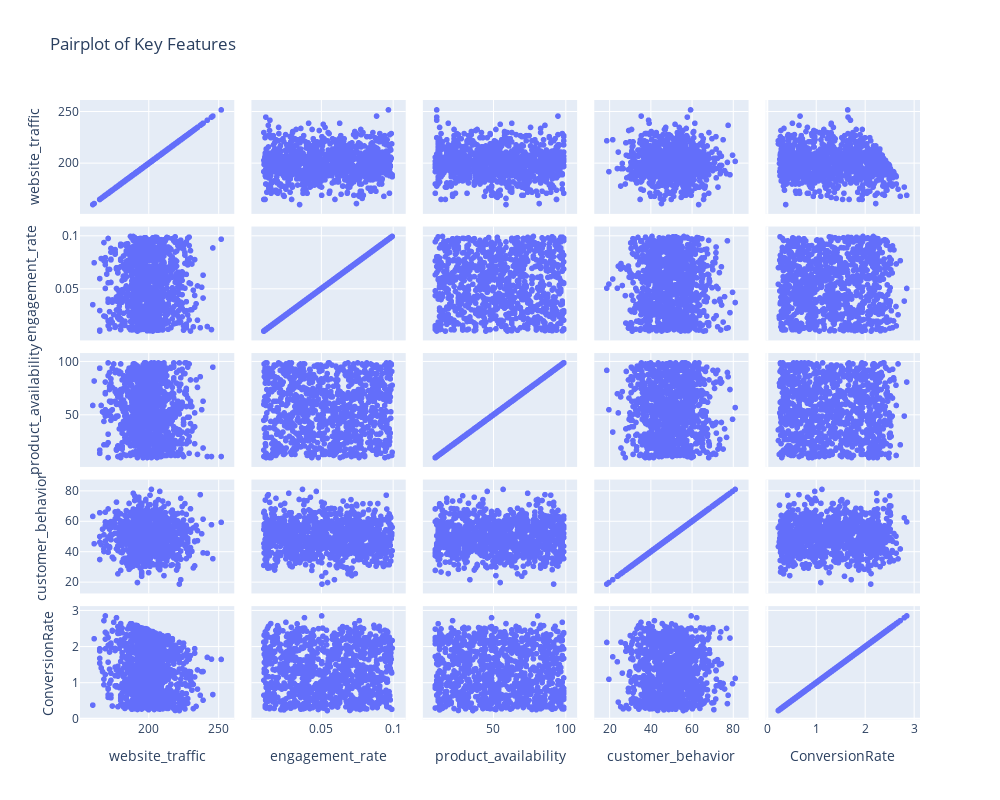

Write notebook code for a chart like this one.
### Code cell
# Update the pairplot function to set plot dimensions
def plot_pairplot(df):
    fig = px.scatter_matrix(
        df,
        dimensions=['website_traffic', 'engagement_rate', 'product_availability', 'customer_behavior', 'ConversionRate'],
        title='Pairplot of Key Features',
        width=1000,
        height=800
    )
    fig.update_layout(title='Pairplot of Key Features')
    fig.show()

plot_pairplot(df)

### Figure 1 — Plotly figure (JSON) as saved in the notebook; plotly's stock layout.template omitted (floating-point values rounded to 4 significant figures; data arrays with more than 128 entries replaced by an {"elided": "..."} marker saying what was removed)
{"data": [{"dimensions": [{"axis": {"matches": true}, "label": "website_traffic", "values": {"elided": "1000 int values"}}, {"axis": {"matches": true}, "label": "engagement_rate", "values": {"elided": "1000 float values"}}, {"axis": {"matches": true}, "label": "product_availability", "values": {"elided": "1000 int values"}}, {"axis": {"matches": true}, "label": "customer_behavior", "values": {"elided": "1000 float values"}}, {"axis": {"matches": true}, "label": "ConversionRate", "values": {"elided": "1000 float values"}}], "hovertemplate": "%{xaxis.title.text}=%{x}<br>%{yaxis.title.text}=%{y}<extra></extra>", "legendgroup": "", "marker": {"color": "#636efa", "symbol": "circle"}, "name": "", "showlegend": false, "type": "splom"}], "layout": {"dragmode": "select", "height": 800, "legend": {"tracegroupgap": 0}, "title": {"text": "Pairplot of Key Features"}, "width": 1000}}
